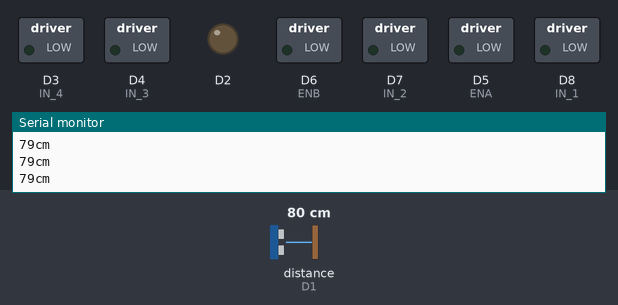
The sketch below on a simulated ESP8266 (NodeMCU). On the bench: switched loads named in the sketch (green lamp = pin HIGH), output pins drawn as LEDs (lit = HIGH), the last lines printed to the serial monitor. Wiring (inferred from the names in the program): ultrasonic range finder: trigger D0; echo D1. Inputs (shaded band) come from the test bench; at power-on: distance to the obstacle (sensor on D1) 80 cm. The echo pulse lasts 58.3 µs per cm; pins used as bus, display or sensor lines are not drawn.

Above: at 1.2 s.
1.3 s: distance to the obstacle (sensor on D1) set to 36 cm
2.8 s: distance to the obstacle (sensor on D1) set to 28 cm
At 4.0 s:
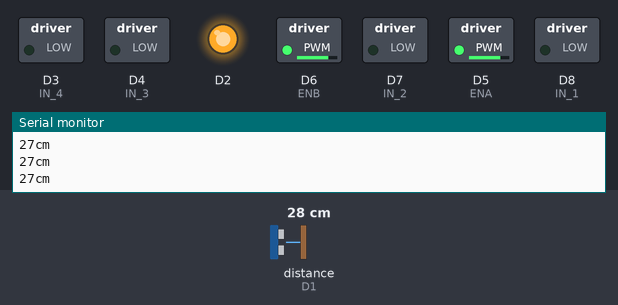
4.3 s: distance to the obstacle (sensor on D1) set to 35 cm
At 5.5 s:
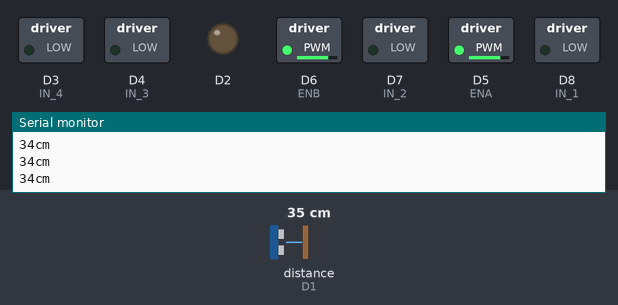
5.8 s: distance to the obstacle (sensor on D1) set to 2 cm
At 6.8 s:
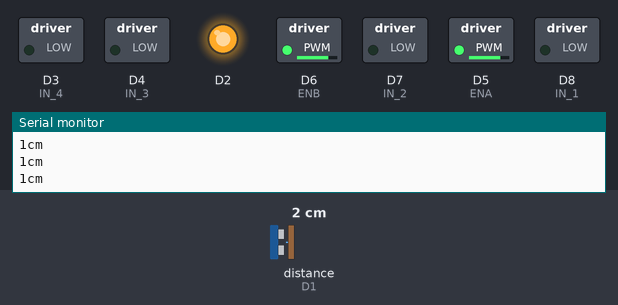
7.3 s: distance to the obstacle (sensor on D1) set to 60 cm
At 8.5 s:
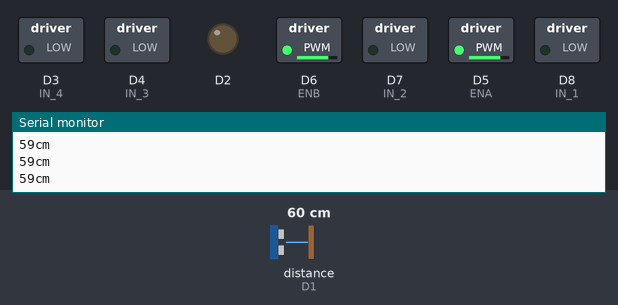
Timing chart, 0 to 9.8 s (numbered marks = the images above; inputs shaded):
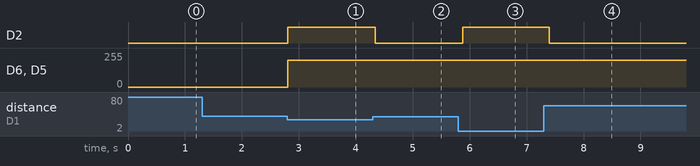

Measured:
- the behaviour switches between 32 and 31 cm on distance to the obstacle (sensor on D1) (found by bisection; images 0 and 1)
- after the input at 2.8 s, D2: LOW → HIGH at once; D6 (ENB), D5 (ENA): 0/255 → 199/255 at once
- after the input at 4.3 s, D2: HIGH → LOW at once
- after the input at 5.8 s, D2: LOW → HIGH after 0.08 s
- after the input at 7.3 s, D2: HIGH → LOW after 0.10 s

The sketch:

CAR_IOT.ino
```cpp
//////define L298N or L293D enable pins ///////////////
#define ENA   14          // Enable/speed motors Right        GPIO14(D5)
#define ENB   12          // Enable/speed motors Left         GPIO12(D6)
//////// define motors enable pins ///////////////////
#define IN_1  15          // L298N in1 motors Right           GPIO15(D8)
#define IN_2  13          // L298N in2 motors Right           GPIO13(D7)
#define IN_3  2           // L298N in3 motors Left            GPIO2(D4)
#define IN_4  0           // L298N in4 motors Left            GPIO0(D3)
////////////// define ultrasonic enable pins /////////////////
#define trigerpin  D0
#define  echopin   D1

int Time=0;
int distance_cm=0;
//////////////////////////////////libraries used :
#include <ESP8266WiFi.h>
#include <WiFiClient.h>
#include <ESP8266WebServer.h>
String command;             //String to store app command state.
int speedCar = 800;         // 400 - 1023.
const char* ssid = "CAR IOT PROJECT";
ESP8266WebServer server(80);

void setup() {

 pinMode(ENA, OUTPUT);
 pinMode(ENB, OUTPUT);
 pinMode(IN_1, OUTPUT);
 pinMode(IN_2, OUTPUT);
 pinMode(IN_3, OUTPUT);
 pinMode(IN_4, OUTPUT);
 ///////////////////////////////initialize BUZZER pin as output ////////

  pinMode (D2,OUTPUT);///buzzer
  digitalWrite(D2,LOW);

  /////////////// initialize ULTRASONIC pins //////////////////

  pinMode(trigerpin,OUTPUT);
  pinMode(echopin,INPUT);
  digitalWrite(trigerpin,LOW);


  Serial.begin(115200);

// Connecting WiFi

  WiFi.mode(WIFI_AP);
  WiFi.softAP(ssid);

  IPAddress myIP = WiFi.softAPIP();
  Serial.print("AP IP address: ");
  Serial.println(myIP);

 // Starting WEB-server

     server.begin();
}

void goAhead(){

      digitalWrite(IN_1, LOW);
      digitalWrite(IN_2, HIGH);
      analogWrite(ENA, speedCar);

      digitalWrite(IN_3, LOW);
      digitalWrite(IN_4, HIGH);
      analogWrite(ENB, speedCar);
  }

void goBack(){

      digitalWrite(IN_1, HIGH);
      digitalWrite(IN_2, LOW);
      analogWrite(ENA, speedCar);

      digitalWrite(IN_3, HIGH);
      digitalWrite(IN_4, LOW);
      analogWrite(ENB, speedCar);
  }

void goRight(){

      digitalWrite(IN_1, HIGH);
      digitalWrite(IN_2, LOW);
      analogWrite(ENA, speedCar);

      digitalWrite(IN_3, LOW);
      digitalWrite(IN_4, HIGH);
      analogWrite(ENB, speedCar);
  }

void goLeft(){

      digitalWrite(IN_1, LOW);
      digitalWrite(IN_2, HIGH);
      analogWrite(ENA, speedCar);

      digitalWrite(IN_3, HIGH);
      digitalWrite(IN_4, LOW);
      analogWrite(ENB, speedCar);
  }
void stopRobot(){

      digitalWrite(IN_1, LOW);
      digitalWrite(IN_2, LOW);
      analogWrite(ENA, speedCar);

      digitalWrite(IN_3, LOW);
      digitalWrite(IN_4, LOW);
      analogWrite(ENB, speedCar);
 }

void loop() {
    server.handleClient();

      command = server.arg("State");
      if (command == "F") goAhead();
      else if (command == "B") goBack();
      else if (command == "L") goLeft();
      else if (command == "R") goRight();
      else if (command == "0") speedCar = 400;
      else if (command == "1") speedCar = 470;
      else if (command == "2") speedCar = 540;
      else if (command == "3") speedCar = 610;
      else if (command == "4") speedCar = 680;
      else if (command == "5") speedCar = 750;
      else if (command == "6") speedCar = 820;
      else if (command == "7") speedCar = 890;
      else if (command == "8") speedCar = 960;
      else if (command == "9") speedCar = 1023;
      else if (command == "S") stopRobot();
          /////////////////////ultrasonic sensor////////////////////

     /* OUT PULSE SIGNAL WITH 10 MICRO SEC HIGH ON TRIGER PIN TO OPERATE UTRASONIC SENSORE */
    digitalWrite(trigerpin,HIGH);
    delayMicroseconds(10);
     digitalWrite(trigerpin,LOW);

     /* calculate the time of high signal on echo pin */
     Time=pulseIn(echopin,HIGH);   /* time is the time of wave go and back */
     /* Calculate distance = v(cm/microsec)* t(microsec) = 0.034*(time/2);*/
     distance_cm=(0.034*Time)/2;
     /* print distance on serial monitor*/
     Serial.print(distance_cm);
     Serial.println("cm");

     if (distance_cm<=30)
     {
        digitalWrite (D2,HIGH);///buzzer
        stopRobot();

      }
      else
      {
        digitalWrite (D2,LOW);///buzzer
         command = server.arg("State");
      }
      delay(100);
}


void HTTP_handleRoot(void) {

if( server.hasArg("State") ){
       Serial.println(server.arg("State"));
  }
  server.send ( 200, "text/html", "" );
  delay(1);
}
```
